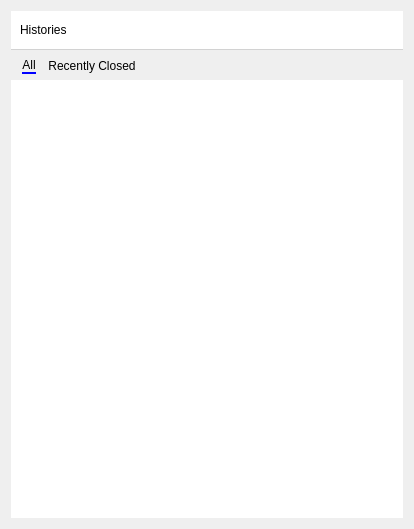
<?xml version="1.0" encoding="UTF-8"?>
<ui version="4.0">
 <class>HistoryWidget</class>
 <widget class="QWidget" name="HistoryWidget">
  <property name="geometry">
   <rect>
    <x>0</x>
    <y>0</y>
    <width>414</width>
    <height>529</height>
   </rect>
  </property>
  <property name="windowTitle">
   <string>Form</string>
  </property>
  <layout class="QVBoxLayout" name="verticalLayout_3">
   <item>
    <widget class="QStackedWidget" name="stackedWidget">
     <property name="styleSheet">
      <string notr="true"/>
     </property>
     <property name="currentIndex">
      <number>1</number>
     </property>
     <widget class="QWidget" name="pageSearch">
      <layout class="QVBoxLayout" name="verticalLayout_2">
       <property name="spacing">
        <number>0</number>
       </property>
       <property name="leftMargin">
        <number>0</number>
       </property>
       <property name="topMargin">
        <number>0</number>
       </property>
       <property name="rightMargin">
        <number>0</number>
       </property>
       <property name="bottomMargin">
        <number>0</number>
       </property>
       <item>
        <widget class="QFrame" name="frameSearchTop">
         <property name="styleSheet">
          <string notr="true">.QFrame{
border:none;
border-bottom:1px solid #D2D2D2;
}</string>
         </property>
         <property name="frameShape">
          <enum>QFrame::StyledPanel</enum>
         </property>
         <property name="frameShadow">
          <enum>QFrame::Raised</enum>
         </property>
         <layout class="QHBoxLayout" name="horizontalLayout_3">
          <item>
           <widget class="QToolButton" name="buttonSearchBack">
            <property name="minimumSize">
             <size>
              <width>30</width>
              <height>30</height>
             </size>
            </property>
            <property name="styleSheet">
             <string notr="true">.QFrame{
border:none;
border-bottom:1px solid #D2D2D2;
background-color:white;
}

QToolButton{
border:none;
}
QToolButton:hover{
border-radius:15px;
background-color:rgba(192,192,192,80%);
}
QToolButton::menu-indicator{
    image:none;
}</string>
            </property>
            <property name="text">
             <string/>
            </property>
            <property name="icon">
             <iconset resource="../resource.qrc">
              <normaloff>:/icons/resources/imgs/arrow_back_left_64px.png</normaloff>:/icons/resources/imgs/arrow_back_left_64px.png</iconset>
            </property>
           </widget>
          </item>
          <item>
           <widget class="QLineEdit" name="lineEditSearch">
            <property name="clearButtonEnabled">
             <bool>true</bool>
            </property>
           </widget>
          </item>
         </layout>
        </widget>
       </item>
       <item>
        <widget class="QListWidget" name="listWidgetSearch">
         <property name="frameShape">
          <enum>QFrame::NoFrame</enum>
         </property>
         <property name="frameShadow">
          <enum>QFrame::Plain</enum>
         </property>
        </widget>
       </item>
      </layout>
     </widget>
     <widget class="QWidget" name="pageGeneral">
      <layout class="QVBoxLayout" name="verticalLayout">
       <property name="spacing">
        <number>2</number>
       </property>
       <property name="leftMargin">
        <number>0</number>
       </property>
       <property name="topMargin">
        <number>0</number>
       </property>
       <property name="rightMargin">
        <number>0</number>
       </property>
       <property name="bottomMargin">
        <number>0</number>
       </property>
       <item>
        <widget class="QFrame" name="frameGeneralTop">
         <property name="styleSheet">
          <string notr="true">.QFrame{
border:none;
border-bottom:1px solid #D2D2D2;
background-color:white;
}

QToolButton{
border:none;
}
QToolButton:hover{
border-radius:15px;
background-color:rgba(192,192,192,80%);
}
QToolButton::menu-indicator{
    image:none;
}</string>
         </property>
         <property name="frameShape">
          <enum>QFrame::StyledPanel</enum>
         </property>
         <property name="frameShadow">
          <enum>QFrame::Raised</enum>
         </property>
         <layout class="QHBoxLayout" name="horizontalLayout">
          <property name="topMargin">
           <number>4</number>
          </property>
          <property name="bottomMargin">
           <number>4</number>
          </property>
          <item>
           <widget class="QLabel" name="label">
            <property name="styleSheet">
             <string notr="true">font: 75 12pt &quot;微软雅黑&quot;;</string>
            </property>
            <property name="text">
             <string>Histories</string>
            </property>
           </widget>
          </item>
          <item>
           <spacer name="horizontalSpacer">
            <property name="orientation">
             <enum>Qt::Horizontal</enum>
            </property>
            <property name="sizeHint" stdset="0">
             <size>
              <width>186</width>
              <height>20</height>
             </size>
            </property>
           </spacer>
          </item>
          <item>
           <widget class="QToolButton" name="buttonSearch">
            <property name="minimumSize">
             <size>
              <width>30</width>
              <height>30</height>
             </size>
            </property>
            <property name="text">
             <string/>
            </property>
            <property name="icon">
             <iconset resource="../resource.qrc">
              <normaloff>:/icons/resources/imgs/search_64px.png</normaloff>:/icons/resources/imgs/search_64px.png</iconset>
            </property>
            <property name="iconSize">
             <size>
              <width>24</width>
              <height>24</height>
             </size>
            </property>
           </widget>
          </item>
          <item>
           <widget class="QToolButton" name="buttonMore">
            <property name="minimumSize">
             <size>
              <width>30</width>
              <height>30</height>
             </size>
            </property>
            <property name="text">
             <string/>
            </property>
            <property name="icon">
             <iconset resource="../resource.qrc">
              <normaloff>:/icons/resources/imgs/more_horizontal_64px.png</normaloff>:/icons/resources/imgs/more_horizontal_64px.png</iconset>
            </property>
            <property name="iconSize">
             <size>
              <width>24</width>
              <height>24</height>
             </size>
            </property>
           </widget>
          </item>
          <item>
           <widget class="QToolButton" name="buttonPinOrClose">
            <property name="minimumSize">
             <size>
              <width>30</width>
              <height>30</height>
             </size>
            </property>
            <property name="text">
             <string/>
            </property>
            <property name="icon">
             <iconset resource="../resource.qrc">
              <normaloff>:/icons/resources/imgs/pin_64px.png</normaloff>:/icons/resources/imgs/pin_64px.png</iconset>
            </property>
            <property name="iconSize">
             <size>
              <width>24</width>
              <height>24</height>
             </size>
            </property>
           </widget>
          </item>
         </layout>
        </widget>
       </item>
       <item>
        <widget class="QTabWidget" name="tabWidget">
         <property name="styleSheet">
          <string notr="true">QTabWidget::pane {
     border: none;
 }
QTabWidget::tab-bar {
     left: 5px; 
 }
QTabBar::tab:selected {
margin:6px;
     border-bottom:2px solid blue;
color:black;
 }
QTabBar::tab:!selected {
margin:6px;
    border:none;
 }</string>
         </property>
         <property name="currentIndex">
          <number>0</number>
         </property>
         <widget class="QWidget" name="tabAll">
          <attribute name="title">
           <string>All</string>
          </attribute>
          <layout class="QHBoxLayout" name="horizontalLayout_4">
           <property name="spacing">
            <number>0</number>
           </property>
           <property name="leftMargin">
            <number>0</number>
           </property>
           <property name="topMargin">
            <number>0</number>
           </property>
           <property name="rightMargin">
            <number>0</number>
           </property>
           <property name="bottomMargin">
            <number>0</number>
           </property>
           <item>
            <widget class="QListWidget" name="listWidget">
             <property name="frameShape">
              <enum>QFrame::NoFrame</enum>
             </property>
             <property name="frameShadow">
              <enum>QFrame::Plain</enum>
             </property>
             <property name="horizontalScrollBarPolicy">
              <enum>Qt::ScrollBarAlwaysOff</enum>
             </property>
             <property name="spacing">
              <number>6</number>
             </property>
            </widget>
           </item>
          </layout>
         </widget>
         <widget class="QWidget" name="tabRecentlyClosed">
          <attribute name="title">
           <string>Recently Closed</string>
          </attribute>
          <layout class="QHBoxLayout" name="horizontalLayout_5">
           <property name="spacing">
            <number>0</number>
           </property>
           <property name="leftMargin">
            <number>0</number>
           </property>
           <property name="topMargin">
            <number>0</number>
           </property>
           <property name="rightMargin">
            <number>0</number>
           </property>
           <property name="bottomMargin">
            <number>0</number>
           </property>
           <item>
            <widget class="QTreeView" name="treeView">
             <property name="frameShape">
              <enum>QFrame::NoFrame</enum>
             </property>
             <property name="frameShadow">
              <enum>QFrame::Plain</enum>
             </property>
            </widget>
           </item>
          </layout>
         </widget>
        </widget>
       </item>
      </layout>
     </widget>
    </widget>
   </item>
  </layout>
 </widget>
 <resources>
  <include location="../resource.qrc"/>
 </resources>
 <connections/>
</ui>
